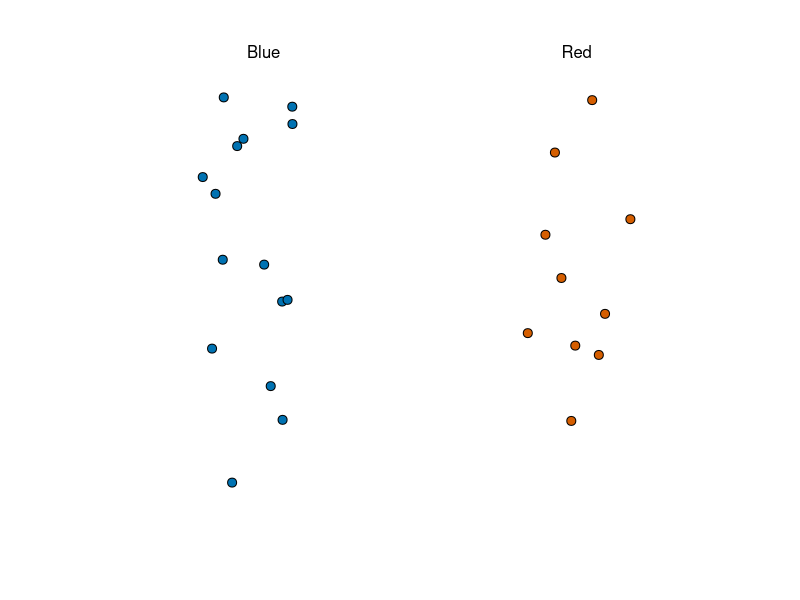
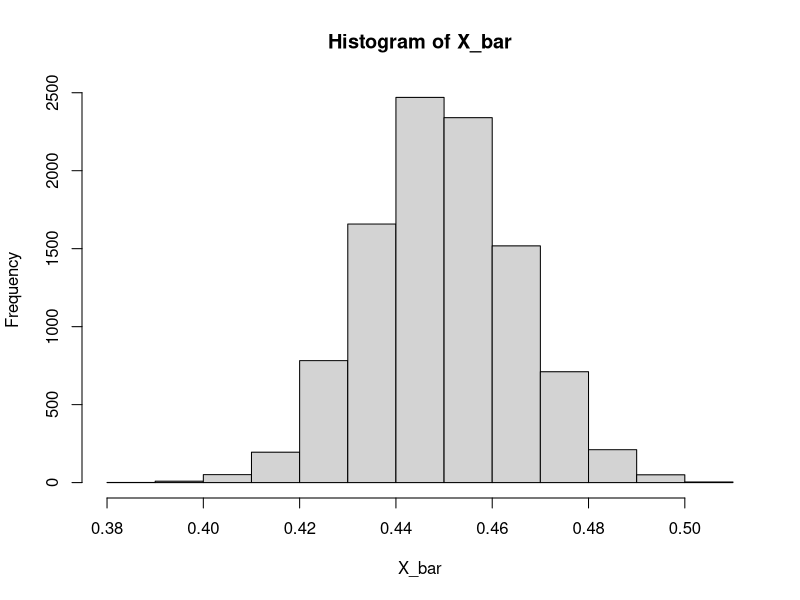
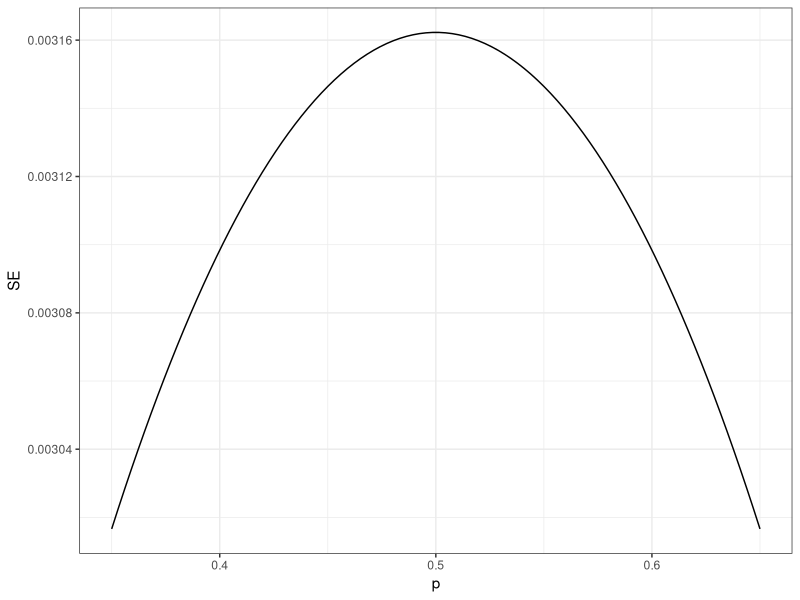

Source code (R) for these figures, in order:
library(tidyverse)
library(dslabs)
ds_theme_set()
take_poll(25) 
# dslabs equivalent to draw random sample of 25 beads from urn of blue and red beads
# Computing estimate of std error
X_bar <- 0.48
se_hat <- sqrt(X_bar*(1 - X_bar)/25)
se_hat # approx 0.100

# Probability of being within 1% of p or population mean
pnorm(0.01/se_hat) - pnorm(-0.01/se_hat) # 0.08 or 8%

# Probability of 2 SEs from p or populaton mean
pnorm(2) - pnorm(-2) # 95%

## Monte Carlo Simulation for testing CLT on urn model
# urn model - BUT cannot run due p unknown
# B <- 10000 # beads in urn
# N <- 1000 # sample size
# X_bar <- replicate(B, {
#   X <- sample(c(0,1), size = N, replace = TRUE, prob = c(1-p, p))
#   mean(X)
# })

# testing for 1 example at p = 0.45
# theory
X_bar <- 0.45
se_hat <- sqrt(X_bar*(1 - X_bar)/1000)
se_hat # approx 0.0157 or 1.6%

# monte carlo sim
B <- 10000 # beads in urn
N <- 1000 # sample size
X_bar <- replicate(B, {
  X <- sample(c(0,1), size = N, replace = TRUE, prob = c(1-0.45, 0.45))
  mean(X)
})
sd(X_bar) # 0.0156 or 1.6%
# plot histogram to check if distribution is normal
hist(X_bar) # appears to be normal distribution


## why not run a very large poll - e.g. size 100000
N <- 100000
p <- seq(0.35, 0.65, length = 100)
SE <- sapply(p, function(x) 2*sqrt(x*(1-x)/N))
data.frame(p=p, SE=SE) %>% ggplot(aes(p, SE)) +
  geom_line()
